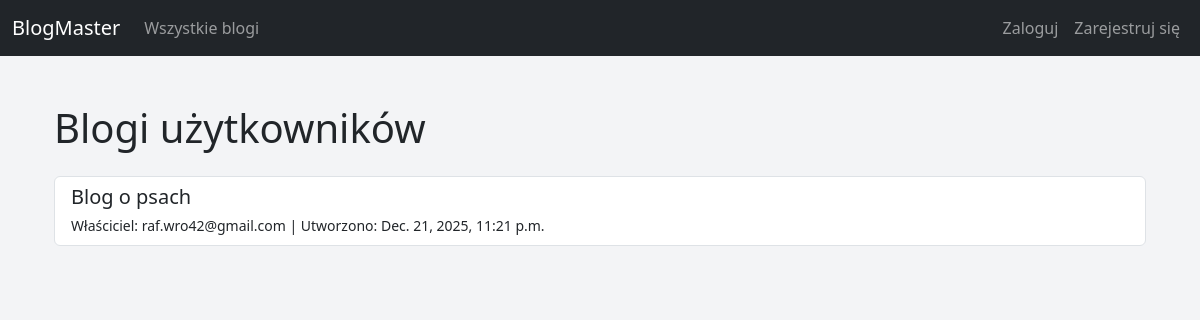
The page /blogs/ on the database as committed earlier.
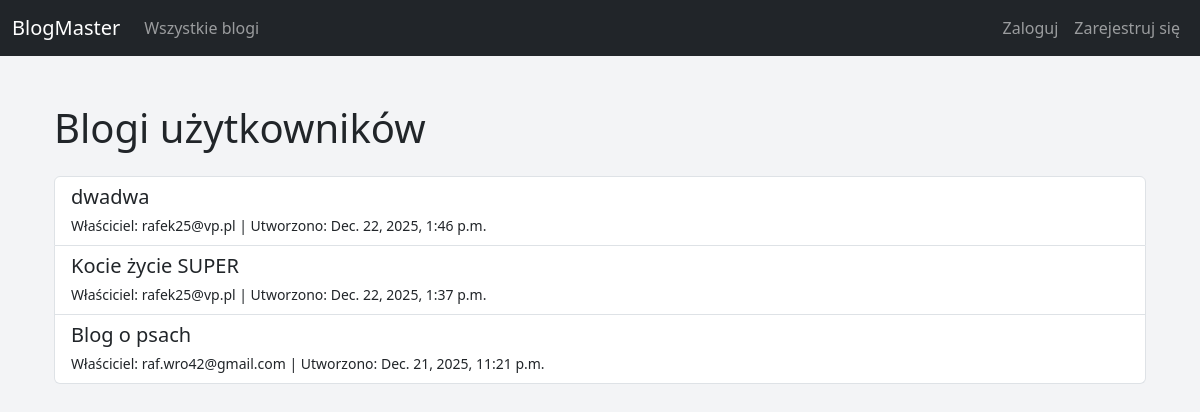
The same page on the database as committed later.
### blogs/models.py (models this page shows, shortened)
class Blog(models.Model):
    owner = models.ForeignKey(User, on_delete=models.CASCADE, related_name='blogs')
    title = models.CharField(max_length=200)
    description = models.TextField(blank=True)
    created_at = models.DateTimeField(auto_now_add=True)

### accounts/models.py (models this page shows, shortened)
class CustomUser(AbstractBaseUser, PermissionsMixin):
    email = models.EmailField(unique=True)
    date_joined = models.DateTimeField(default=timezone.now)
    is_active = models.BooleanField(default=True)
    is_staff = models.BooleanField(default=False)
    USERNAME_FIELD = "email"
    REQUIRED_FIELDS = []  # nie wymagamy nic więcej przy tworzeniu superusera
    objects = CustomUserManager()

### blogs/views.py (the view)
# urls.py: path('', views.blog_list, name='blog_list'),
def blog_list(request):
    blogs = Blog.objects.order_by('-created_at')
    return render(request, 'blogs/blog_list.html', {'blogs': blogs})

### blogs/templates/blogs/blog_list.html (shortened to what this page needs)
{% extends 'base.html' %}
{% block content %}
<div class="container mt-4">
    <h1 class="mb-4">Blogi użytkowników</h1>
    {% if blogs %}
        <div class="list-group">
            {% for blog in blogs %}
                <a href="{% url 'blog_detail' blog.id %}" class="list-group-item list-group-item-action">
                    <h5 class="mb-1">{{ blog.title }}</h5>
                    <small>
                        Właściciel: {{ blog.owner.email }} |
                        Utworzono: {{ blog.created_at }}
                    </small>
                </a>
            {% endfor %}
        </div>
    {% else %}
        <p>Brak blogów do wyświetlenia.</p>
    {% endif %}
</div>
{% endblock %}

### templates/base.html (shortened to what this page needs)
<!DOCTYPE html>
<html lang="pl">
    <head>
        <link href="https://cdn.jsdelivr.net/npm/bootstrap@5.3.2/dist/css/bootstrap.min.css" rel="stylesheet">
    </head>
    <body>
        <nav class="navbar navbar-expand-lg navbar-dark bg-dark">
            <div class="container-fluid">
                <a class="navbar-brand" href="/">BlogMaster</a>
                <div class="collapse navbar-collapse" id="navbarNav">
                    <ul class="navbar-nav me-auto">
                        <li class="nav-item"><a class="nav-link" href="/blogs/">Wszystkie blogi</a></li>
                    </ul>
                    <ul class="navbar-nav ms-auto">
                        {% if user.is_authenticated %}
                            <li class="nav-item">
                                <span class="navbar-text text-light me-2">Witaj {{ user.email }}</span>
                            </li>
                            <form method="post" action="{% url 'logout' %}" style="display:inline;">
                                {% csrf_token %}
                                <button type="submit" class="nav-link btn btn-link text-decoration-none p-0 m-0" style="color: #fff;">
                                    Wyloguj
                                </button>
                            </form>
                        {% else %}
                            <li class="nav-item"><a class="nav-link" href="/accounts/login/">Zaloguj</a></li>
                            <li class="nav-item"><a class="nav-link" href="/accounts/register/">Zarejestruj się</a></li>
                        {% endif %}
                    </ul>
                </div>
            </div>
        </nav>
        <div class="container mt-5">
            {% block content %}
            {% endblock %}
        </div>
    </body>
</html>

### blogs/templates/blogs/blog_list.html (style rules this page uses)
body { background-color: #f3f4f6; font-family: 'Segoe UI', sans-serif; }

Rows that differ between the two databases and show on the page:
added Blog: title "dwadwa", owner.email "rafek25@vp.pl", created_at "Dec. 22, 2025, 1:46 p.m."
added Blog: title "Kocie życie SUPER", owner.email "rafek25@vp.pl", created_at "Dec. 22, 2025, 1:37 p.m."
